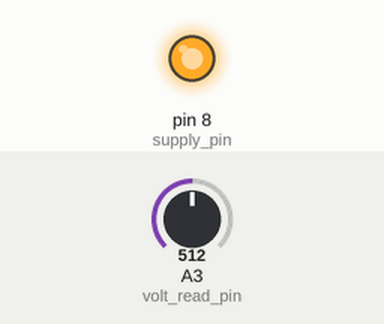
The sketch below on a simulated Arduino Uno, built with avr-gcc and run on an emulated ATmega328P. Parts: output pins drawn as LEDs (lit = HIGH). The inputs (shaded band) are chosen by the test bench; at power-on: A3 (volt_read_pin) = 512. What the sketch prints to the serial monitor is not drawn.

Above: at 0.1 s.
Timing chart, 0 to 1.6 s (numbered marks = the images above):
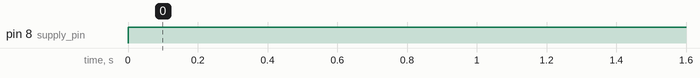

The sketch:

potentiometers.ino
```cpp
int supply_pin = 8;
float volt_read = 0;
int volt_read_pin = A3;
int delay_read = 250;
void setup() {
  // put your setup code here, to run once:
pinMode(supply_pin,OUTPUT);
Serial.begin(9600);
}

void loop() {
  // put your main code here, to run repeatedly:
digitalWrite(supply_pin,HIGH);

volt_read=(5./1023.)*analogRead(volt_read_pin);

Serial.println(volt_read);
delay(delay_read);

}
```

Measured:
- by itself, pin 8 (supply_pin): LOW → HIGH at 0.00 s
